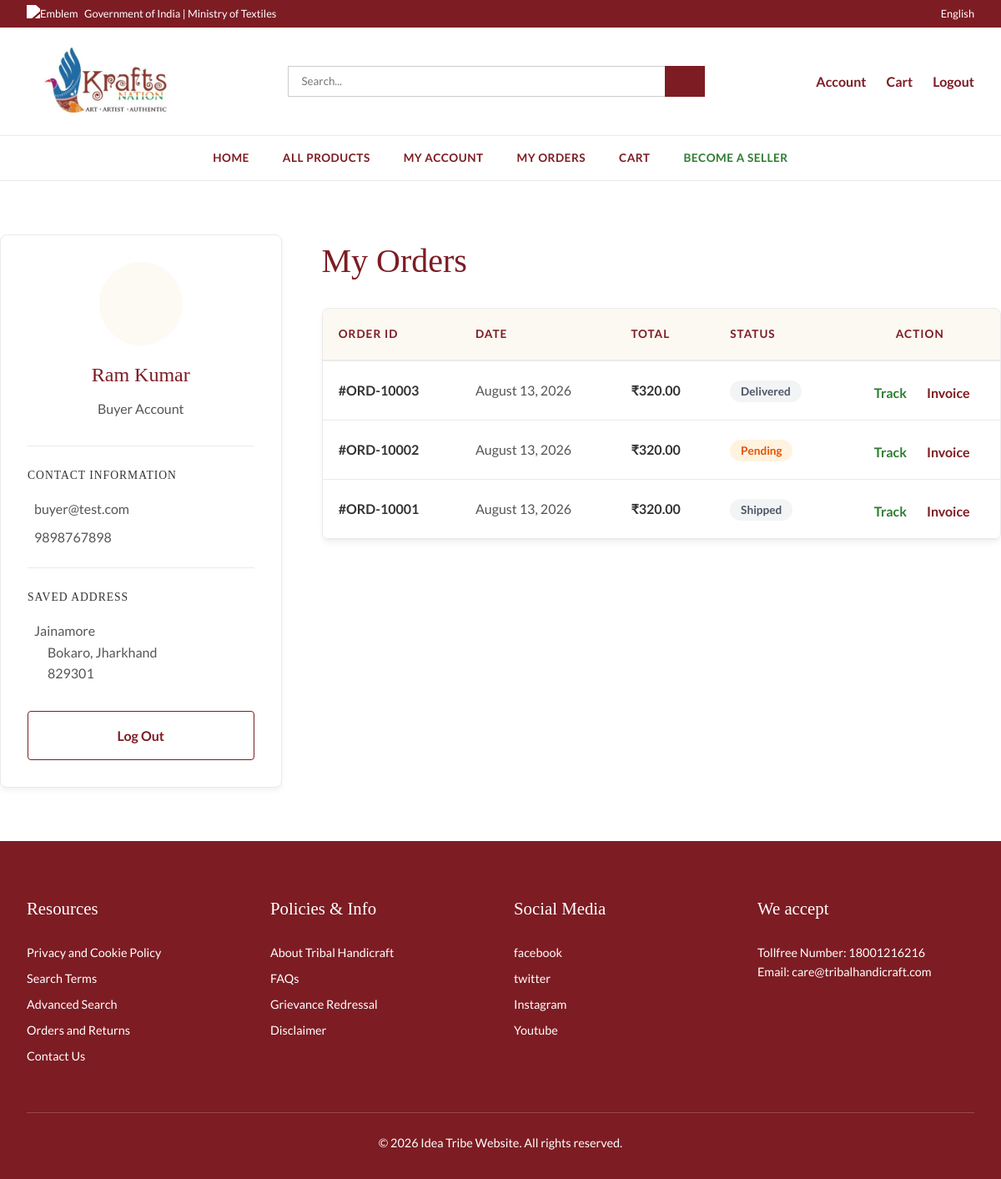
Screenshot of /buyer/dashboard (signed in) with the database file from the repository.
### models/user.py (models this page shows)
class User(db.Model):
    __tablename__ = 'users'
    id = db.Column(db.Integer, primary_key=True)
    name = db.Column(db.String(100), nullable=False)
    email = db.Column(db.String(120), unique=True, nullable=False)
    password_hash = db.Column(db.String(255), nullable=False)
    role = db.Column(db.String(20), nullable=False, default='BUYER') # BUYER, SELLER, ADMIN, SUPER_ADMIN, DELIVERY
    status = db.Column(db.String(20), nullable=False, default='Active')
    profile_image = db.Column(db.String(255), nullable=True)
    updated_at = db.Column(db.DateTime, default=datetime.utcnow, onupdate=datetime.utcnow)
    first_name = db.Column(db.String(100), nullable=True)
    last_name = db.Column(db.String(100), nullable=True)
    age = db.Column(db.Integer, nullable=True)
    gender = db.Column(db.String(20), nullable=True)
    phone = db.Column(db.String(20), nullable=True)
    address_line_1 = db.Column(db.String(255), nullable=True)
    address_line_2 = db.Column(db.String(255), nullable=True)
    city = db.Column(db.String(100), nullable=True)
    state = db.Column(db.String(100), nullable=True)
    pincode = db.Column(db.String(20), nullable=True)
    created_at = db.Column(db.DateTime, default=datetime.utcnow)
    store_description = db.Column(db.Text, nullable=True)
    store_logo = db.Column(db.String(255), nullable=True)
    rating = db.Column(db.Float, default=0.0)

### models/order.py (models this page shows)
class Order(db.Model):
    __tablename__ = 'orders'
    id = db.Column(db.Integer, primary_key=True)
    buyer_id = db.Column(db.Integer, db.ForeignKey('users.id'), nullable=False)
    total_amount = db.Column(db.Float, nullable=False)
    status = db.Column(db.String(50), default='Pending') # Pending, Confirmed, Shipped, Delivered, Cancelled
    shipping_address = db.Column(db.Text, nullable=True)
    payment_method = db.Column(db.String(50), nullable=True)
    created_at = db.Column(db.DateTime, default=datetime.utcnow)
    items = db.relationship('OrderItem', backref='order', lazy=True, cascade="all, delete-orphan")

### routes/buyer.py (the view)
@bp.route('/dashboard')
def dashboard():
    user_id = session.get('user_id')
    if not user_id or session.get('role') != 'BUYER':
        flash('Please login as a buyer to access the dashboard.')
        return redirect(url_for('auth.login'))
    buyer = User.query.get_or_404(user_id)
    orders = Order.query.filter_by(buyer_id=user_id).order_by(Order.created_at.desc()).limit(3).all()
    return render_template('buyer/dashboard.html', buyer=buyer, orders=orders)

### templates/buyer/dashboard.html (shortened to what this page needs)
{% extends "base.html" %}
{% block content %}
<div class="container" style="padding: 4rem 0;">
    <div style="display: flex; gap: 3rem; align-items: flex-start; flex-wrap: wrap;">
        <div style="flex: 1; min-width: 300px; max-width: 350px; background: white; border: 1px solid var(--border-color); border-radius: 8px; padding: 2rem; box-shadow: 0 4px 6px rgba(0,0,0,0.05);">
            <div style="text-align: center; margin-bottom: 2rem;">
                <div style="width: 100px; height: 100px; border-radius: 50%; background: var(--color-cream); color: var(--color-primary); font-size: 3rem; display: flex; align-items: center; justify-content: center; margin: 0 auto 1rem auto;">
                </div>
                <h2 style="font-family: var(--font-display); color: var(--color-primary); margin: 0;">{{ buyer.first_name }} {{ buyer.last_name }}</h2>
                <p style="color: var(--color-text-muted); margin-top: 0.5rem;">Buyer Account</p>
            </div>
            <div style="border-top: 1px solid var(--border-color); padding-top: 1.5rem;">
                <h4 style="color: var(--color-text); margin-top: 0; margin-bottom: 1rem; text-transform: uppercase; font-size: 0.85rem; letter-spacing: 1px;">Contact Information</h4>
                <p style="margin: 0 0 0.5rem 0; color: var(--color-text-muted);"> {{ buyer.email }}</p>
                {% if buyer.phone %}
                <p style="margin: 0 0 0.5rem 0; color: var(--color-text-muted);"> {{ buyer.phone }}</p>
                {% endif %}
            </div>
            <div style="border-top: 1px solid var(--border-color); padding-top: 1.5rem; margin-top: 1.5rem;">
                <h4 style="color: var(--color-text); margin-top: 0; margin-bottom: 1rem; text-transform: uppercase; font-size: 0.85rem; letter-spacing: 1px;">Saved Address</h4>
                <p style="margin: 0; color: var(--color-text-muted); line-height: 1.6;">
                    {% if buyer.address_line_1 %}
                        {{ buyer.address_line_1 }}<br>
                        <span style="margin-left: 24px;">{{ buyer.city }}{% if buyer.city and buyer.state %}, {% endif %}{{ buyer.state }}</span><br>
                        <span style="margin-left: 24px;">{{ buyer.pincode }}</span>
                    {% else %}
                        No address saved yet.
                    {% endif %}
                </p>
            </div>
            <a href="{{ url_for('auth.logout') }}" style="display: block; width: 100%; text-align: center; padding: 1rem; border: 1px solid var(--color-primary); color: var(--color-primary); border-radius: 4px; text-decoration: none; margin-top: 2rem; font-weight: bold; transition: background 0.2s;">
                 Log Out
            </a>
        </div>
        <div style="flex: 3; min-width: 500px;">
            <h2 style="font-family: var(--font-display); color: var(--color-primary); font-size: 2.5rem; margin-top: 0; margin-bottom: 1.5rem;">My Orders</h2>
            {% if orders %}
                <div style="background: white; border: 1px solid var(--border-color); border-radius: 8px; overflow: hidden; box-shadow: 0 4px 6px rgba(0,0,0,0.05);">
                    <table style="width: 100%; border-collapse: collapse; text-align: left;">
                        <thead>
                            <tr style="background: #fcf8f2; border-bottom: 2px solid var(--border-color);">
                                <th style="padding: 1.2rem; color: var(--color-primary); text-transform: uppercase; font-size: 0.85rem; letter-spacing: 1px;">Order ID</th>
                                <th style="padding: 1.2rem; color: var(--color-primary); text-transform: uppercase; font-size: 0.85rem; letter-spacing: 1px;">Date</th>
                                <th style="padding: 1.2rem; color: var(--color-primary); text-transform: uppercase; font-size: 0.85rem; letter-spacing: 1px;">Total</th>
                                <th style="padding: 1.2rem; color: var(--color-primary); text-transform: uppercase; font-size: 0.85rem; letter-spacing: 1px;">Status</th>
                                <th style="padding: 1.2rem; text-align: center; color: var(--color-primary); text-transform: uppercase; font-size: 0.85rem; letter-spacing: 1px;">Action</th>
                            </tr>
                        </thead>
                        <tbody>
                            {% for order in orders %}
                            <tr style="border-bottom: 1px solid var(--border-color); transition: background 0.2s;">
                                <td style="padding: 1.2rem; font-weight: bold; color: var(--color-text);">#ORD-{{ 10000 + order.id }}</td>
                                <td style="padding: 1.2rem; color: var(--color-text-muted);">{{ order.created_at.strftime('%B %d, %Y') }}</td>
                                <td style="padding: 1.2rem; font-weight: bold; color: var(--color-text);">₹{{ "%.2f"|format(order.total_amount) }}</td>
                                <td style="padding: 1.2rem;">
                                    {% if order.status == 'Confirmed' %}
                                        <span style="background: #e8f5e9; color: #2e7d32; padding: 0.3rem 0.8rem; border-radius: 20px; font-size: 0.85rem; font-weight: bold;"><i class="ph-fill ph-check-circle"></i> Confirmed</span>
                                    {% elif order.status == 'Pending' %}
                                        <span style="background: #fff3e0; color: #e65100; padding: 0.3rem 0.8rem; border-radius: 20px; font-size: 0.85rem; font-weight: bold;"> Pending</span>
                                    {% else %}
                                        <span style="background: #f3f4f6; color: #4b5563; padding: 0.3rem 0.8rem; border-radius: 20px; font-size: 0.85rem; font-weight: bold;">{{ order.status }}</span>
                                    {% endif %}
                                </td>
                                <td style="padding: 1.2rem; text-align: center;">
                                    <a href="{{ url_for('buyer.track_order', order_id=order.id) }}" style="color: var(--color-warning); text-decoration: none; font-weight: bold; display: inline-flex; align-items: center; gap: 0.3rem; margin-right: 1rem;">
                                         Track
                                    </a>
                                    <a href="{{ url_for('cart.invoice', order_id=order.id) }}" target="_blank" style="color: var(--color-primary); text-decoration: none; font-weight: bold; display: inline-flex; align-items: center; gap: 0.3rem;">
                                         Invoice
                                    </a>
                                </td>
                            </tr>
                            {% endfor %}
                        </tbody>
                    </table>
                </div>
            {% endif %}
        </div>
    </div>
</div>
{% endblock %}

### static/css/style.css (style rules this page uses)
:root { --color-primary: #7d1c23; --color-primary-dark: #62141a; --color-cream: #fdfaf4; --color-white: #ffffff; --color-text: #333333; --color-text-muted: #555555; --color-warning: #2e7d32; --font-body: "Lato", sans-serif; --font-display: "Playfair Display", Georgia, serif; --border-color: #eaeaea; --transition: all 0.2s ease-in-out; }
* { margin: 0; padding: 0; box-sizing: border-box; }
body { font-family: var(--font-body); color: var(--color-text); background-color: var(--color-white); line-height: 1.6; }
h1, h2, h3, h4, h5, h6 { font-family: var(--font-display); font-weight: 500; }
a { text-decoration: none; color: inherit; transition: var(--transition); }
.container { max-width: 1350px; margin: 0 auto; padding: 0 2rem; }

### rows the page displays
User: first_name "Ram", last_name "Kumar", email "buyer@test.com", phone "9898767898", address_line_1 "Jainamore", city "Bokaro", state "Jharkhand", pincode "829301"
Order: 10000+order.id "10003", created_at "August 13, 2026", total_amount "320.00", status "Delivered"
Order: 10000+order.id "10002", created_at "August 13, 2026", total_amount "320.00", status "Pending"
Order: 10000+order.id "10001", created_at "August 13, 2026", total_amount "320.00", status "Shipped"
